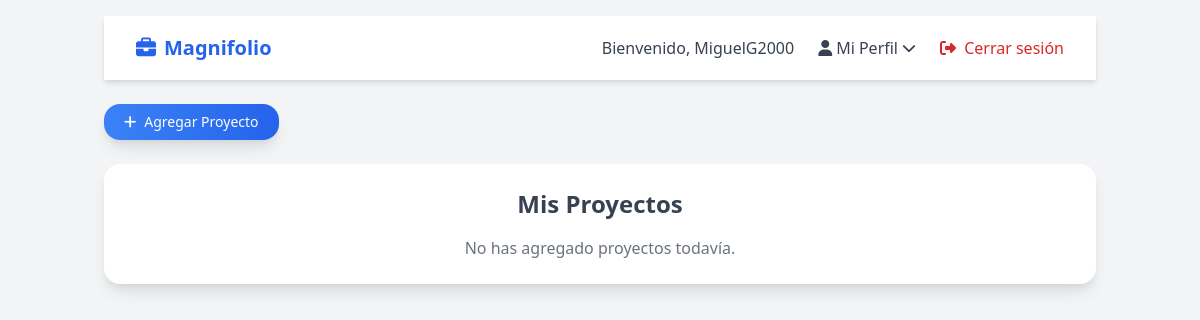
Page /mi_portafolio/ (signed in) on the earlier database version.
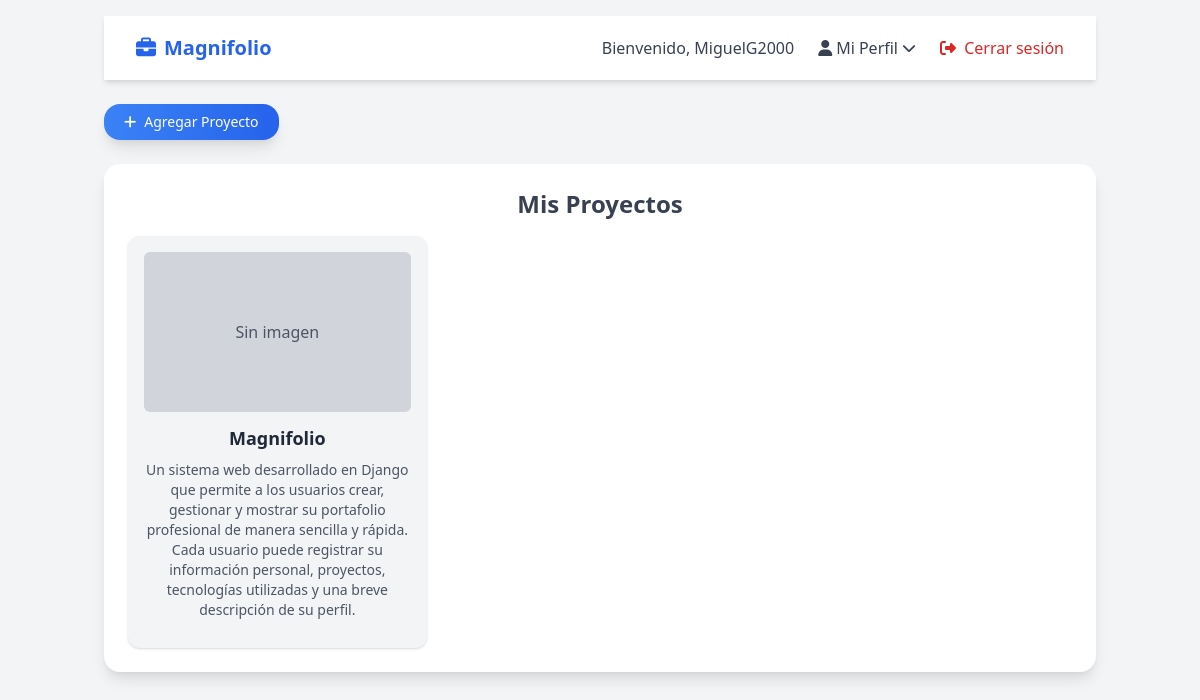
Same page on the later database version.
### proyectos/models.py (models this page shows, shortened)
class Proyecto(models.Model):
    proyecto_id = models.AutoField(primary_key=True, unique=True)
    usuario = models.ForeignKey(
        Usuario,
        on_delete=models.CASCADE,
        related_name="proyectos"
    )
    titulo = models.CharField(max_length=100, null=False)
    descripcion = models.TextField(max_length=300, null=False)
    link_repo = models.URLField(null=True, blank=True)
    fecha_creacion = models.DateField(auto_now_add=True)

### usuarios/views.py (the view)
# urls.py: path("mi_portafolio/", mi_portafolio, name="mi_portafolio"),
def mi_portafolio(request):
    proyectos = Proyecto.objects.filter(usuario = request.user)
    context = {
        "proyectos": proyectos,
    }
    return render(request, 'portafolio.html', context)

### templates/portafolio.html (shortened to what this page needs)
{% extends 'base.html' %}
{% block navbar %}
    {% include 'navbar.html' %}
{% endblock %}
{% block content %}
<div class="text-center mt-6">
    <div class="flex justify-start items-center rounded-2xl mb-4">
        <a href="{% url 'agregar_proyecto' %}" class="inline-flex items-center gap-2 bg-gradient-to-r from-blue-500 to-blue-600 hover:from-blue-600 hover:to-blue-700 text-white text-sm font-medium px-5 py-2 rounded-2xl shadow-lg hover:shadow-xl transform hover:scale-105 transition-all duration-300 ease-in-out">
            <i class="fas fa-plus"></i>
            Agregar Proyecto
        </a>
    </div>
    <div class="bg-white shadow-lg rounded-2xl p-6 mt-6">
        <h2 class="text-2xl font-bold text-gray-700 mb-4">Mis Proyectos</h2>
        <div class="grid grid-cols-1 sm:grid-cols-2 lg:grid-cols-3 gap-6">
            {% for proyecto in proyectos %}
                <div class="bg-gray-100 p-4 rounded-xl shadow hover:shadow-lg transition">
                    {% if proyecto.imagen %}
                        <img src="{{ proyecto.imagen.url }}" alt="{{ proyecto.nombre }}" class="w-full h-40 object-cover rounded-md mb-3">
                    {% else %}
                        <div class="w-full h-40 bg-gray-300 rounded-md mb-3 flex items-center justify-center text-gray-600">
                            Sin imagen
                        </div>
                    {% endif %}
                    <h3 class="text-center text-lg font-semibold text-gray-800 mb-2">{{ proyecto.titulo }}</h3>
                    <p class="text-gray-600 text-sm mb-3">{{ proyecto.descripcion|default:"Sin descripción" }}</p>
                </div>
            {% empty %}
                <p class="text-gray-500 col-span-full">No has agregado proyectos todavía.</p>
            {% endfor %}
        </div>
    </div>
</div>
{% endblock %}

Differences in the rows shown:
added Proyecto: titulo "Magnifolio", descripcion "Un sistema web desarrollado en Django que permite a los usuarios crear, gestionar y mostrar su portafolio profesional de manera sencilla y rápida. Cada usuario puede registrar su información personal, proyectos, tecnologías utilizadas y una breve descripción de su perfil."
Other differences:
text no longer shown: "No has agregado proyectos todavía."
